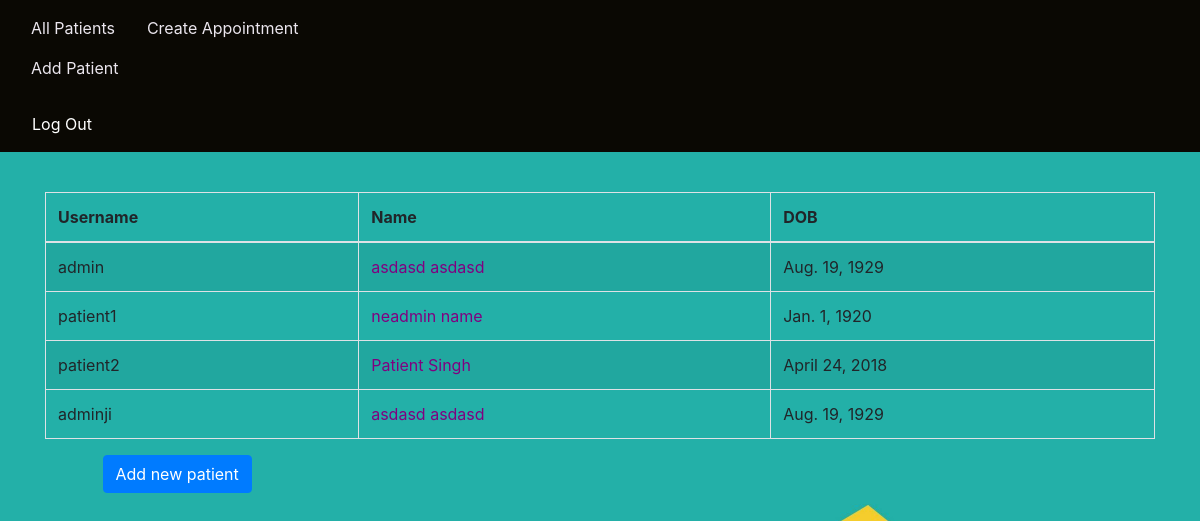
/patient/, run on an earlier commit of the app's database.
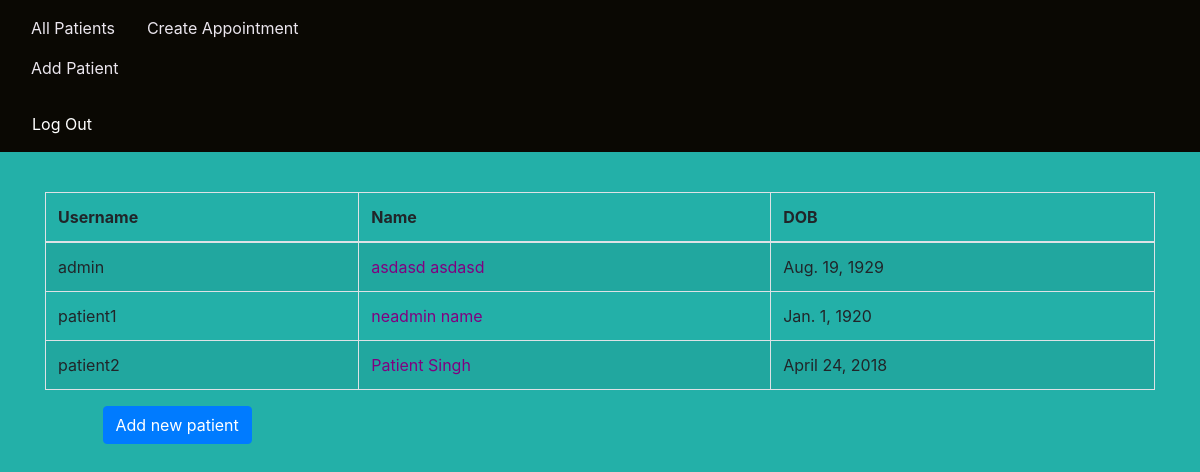
And on a later commit of the database.
### pm/models.py (models this page shows)
class User(AbstractUser):
    USER_TYPE_CHOICES = (
        (1,'patient'),
        (2,'doctor'),
        (3,'staff'),
    )
    user_type = models.PositiveSmallIntegerField(null=True,choices = USER_TYPE_CHOICES)
    date_of_birth = models.DateField(auto_now=False, auto_now_add=False, null=True)
    phone = models.CharField(null=True, max_length=15)
    GENDER_CHOICES = (
        ('Male', 'Male'),
        ('Female', 'Female'),
        ('Other', 'Other'),
    )
    gender = models.CharField(
        max_length = 6,
        choices = GENDER_CHOICES,
        null = True,
        default = 'Other',
    )
    BLOOD_GROUP_CHOICES = (
        ('A+','A+'),
        ('A-','A-'),
        ('B+','B+'),
        ('B-','B-'),
        ('O+','O+'),
        ('O-','O-'),
        ('AB+','AB+'),
        ('AB-','AB-'),
        ('Other','Other'),
    )
    blood_group = models.CharField(
        max_length = 5,
        choices = BLOOD_GROUP_CHOICES,
        null = True,
        default = 'Other',
    )

### pm/views.py (the view)
# urls.py: path('patient/', views.patient_view_all, name = 'view_all_patients'),
def patient_view_all(request):
    patients = User.objects.filter(user_type = 1)
    context = {
        'patients': patients,
    }
    return render(request, 'pm/all_patients.html', context)

### templates/pm/all_patients.html (shortened to what this page needs)
{% extends "pm/base.html" %}
{% block s %}
        <div class="container">
            <table class="table table-striped table-bordered table-hover">
                <thead class="light">
                    <tr>
                        <th>Username</th>
                        <th>Name</th>
                        <th>DOB</th>
                    </tr>
                </thead>
                {% for patient in patients %}
                <tr>
                    <td>{{ patient.username }}</td>
                    <td>
                        <a href="/patient/view/{{ patient.username }}/" >
                            {{ patient.first_name }} {{ patient.last_name }}
                        </a>
                    </td>
                    <td> {{ patient.date_of_birth }} </td>
                </tr>
                {% endfor %}
            </table>
        </div>
        <div class="row">
            <div class="col-sm-1"></div>
            <div class="col-sm-3">
                <a href="/patient/create/"><button class="btn btn-primary">Add new patient</button></a>
        </div>
        </div>
{% endblock %}

What changed in the data, as far as the page shows it:
removed User: username "adminji", first_name "asdasd", last_name "asdasd", date_of_birth "Aug. 19, 1929"
